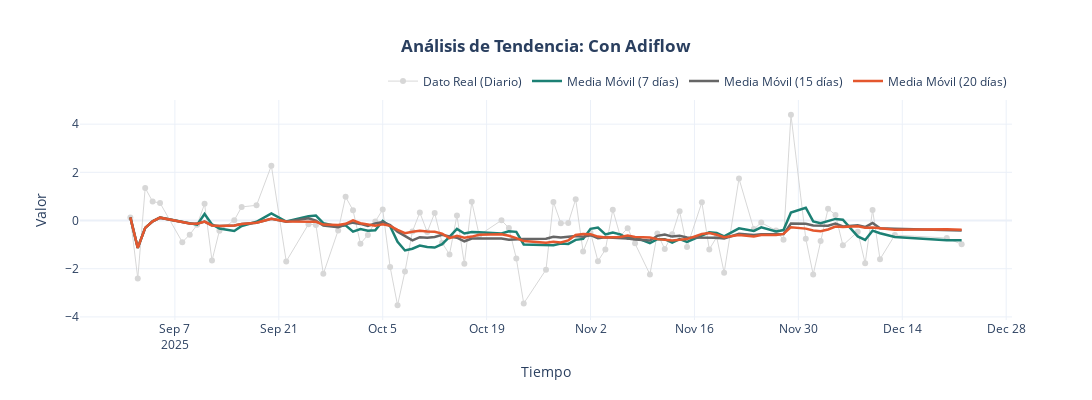
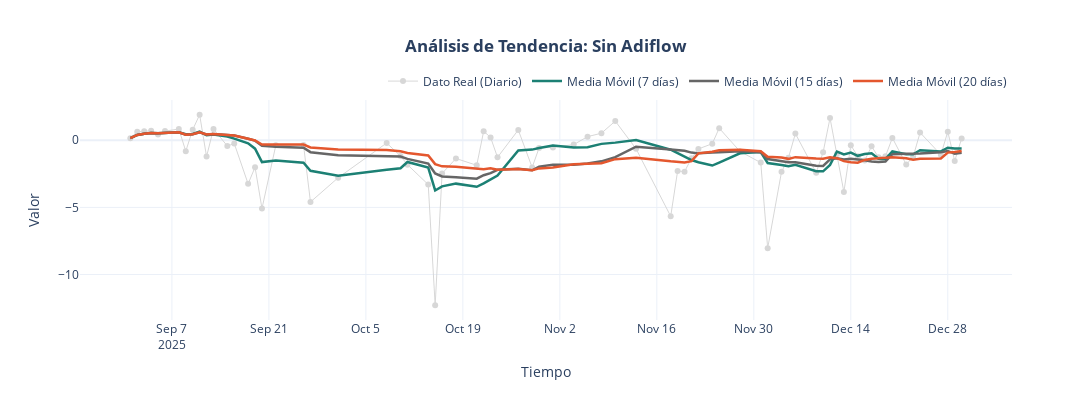

These figures' notebook cell, in order:
### Code cell
for con in sackoff_date["Tiene Adiflow"].unique():
    f = plot_dynamic_trends(
        df=sackoff_date[sackoff_date["Tiene Adiflow"] == con], 
        date_col="date", 
        value_col="sackoff",
        category_col="Tiene Adiflow", 
            windows=[7, 15, 20],
        width=1200, 
        height=400  
    )
    f.show()
    name = f"fazenda_sackoff_{con.replace(' ', '_').lower()}.html"
    print(name)
    s3.save_plotly_html(f, name)
